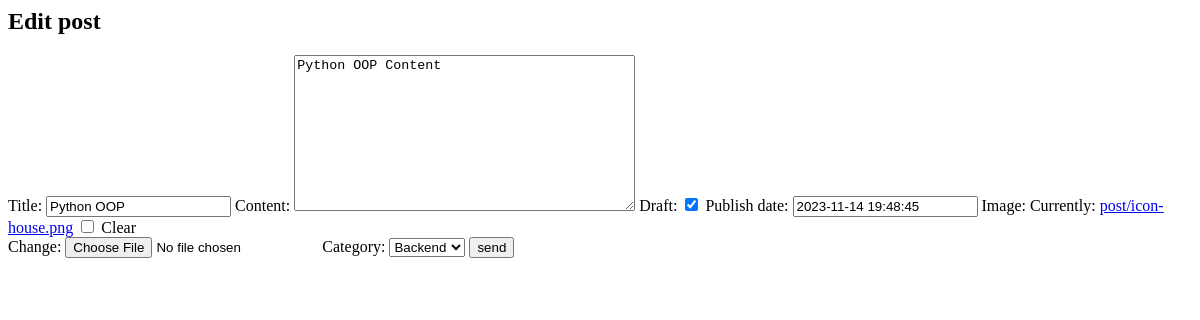
The app's page /post/2/update/, older data.
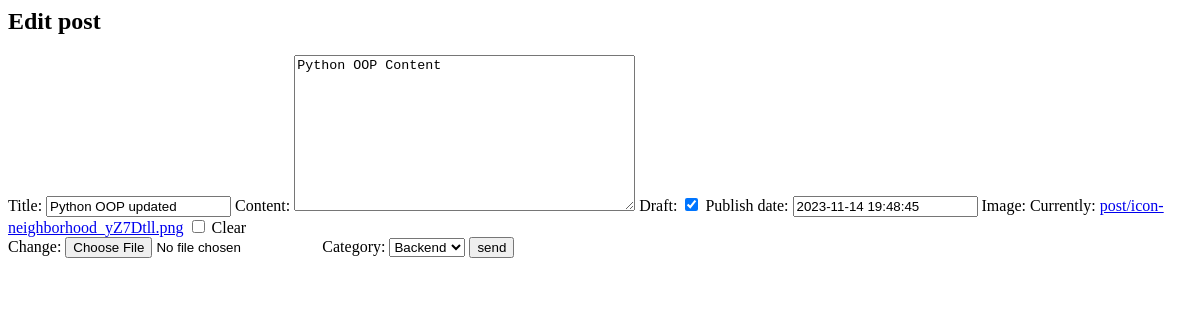
The same page, newer data.
### posts/models.py (models this page shows, shortened)
class Post(models.Model):
    title = models.CharField(max_length=255)
    content = models.TextField(max_length=20000)
    draft = models.BooleanField(default=True)
    publish_date = models.DateTimeField(default=timezone.now)
    author = models.ForeignKey(User, related_name='author_post', on_delete=models.CASCADE)
    image = models.ImageField(upload_to='post',blank=True,null=True)
    tags = TaggableManager()
    category = models.ForeignKey('Category', related_name='post_category', on_delete=models.SET_NULL,null=True)

### posts/views.py (the view)
# urls.py: path('post/<int:pk>/update/', edit_post , name='update-post'),
def edit_post(request,pk):
    post = Post.objects.get(id=pk)
    if request.method == 'POST':
        form = PostForm(request.POST, request.FILES, instance=post)
        if form.is_valid():
            myform = form.save(commit=False)
            myform.author = request.user
            myform.save()
        return redirect('/posts/')
    else:
        form = PostForm(instance=post)
    return render(request, 'posts/edit.html', {'form':form})

### posts/forms.py
class PostForm(forms.ModelForm):
    class Meta:
        model = Post
        exclude = ('author',)

### posts/models.py (called while the page is built)
    def __str__(self):
        return self.name

### posts/templates/posts/edit.html (shortened to what this page needs)
<h2>Edit post</h2>
<form method="post" enctype="multipart/form-data">
{{form}}
<button type="submit">send</button>
</form>

Row changes from the older to the newer data that the page shows:
changed Post "Python OOP Content": title "Python OOP" → "Python OOP updated"
Text that changed along with them:
text no longer shown: "Title: Content: Draft: Publish date: Image: Currently: post/icon-house.png Clear Change: Category:"
text now shown: "Title: Content: Draft: Publish date: Image: Currently: post/icon-neighborhood_yZ7Dtll.png Clear Change: Category:"
